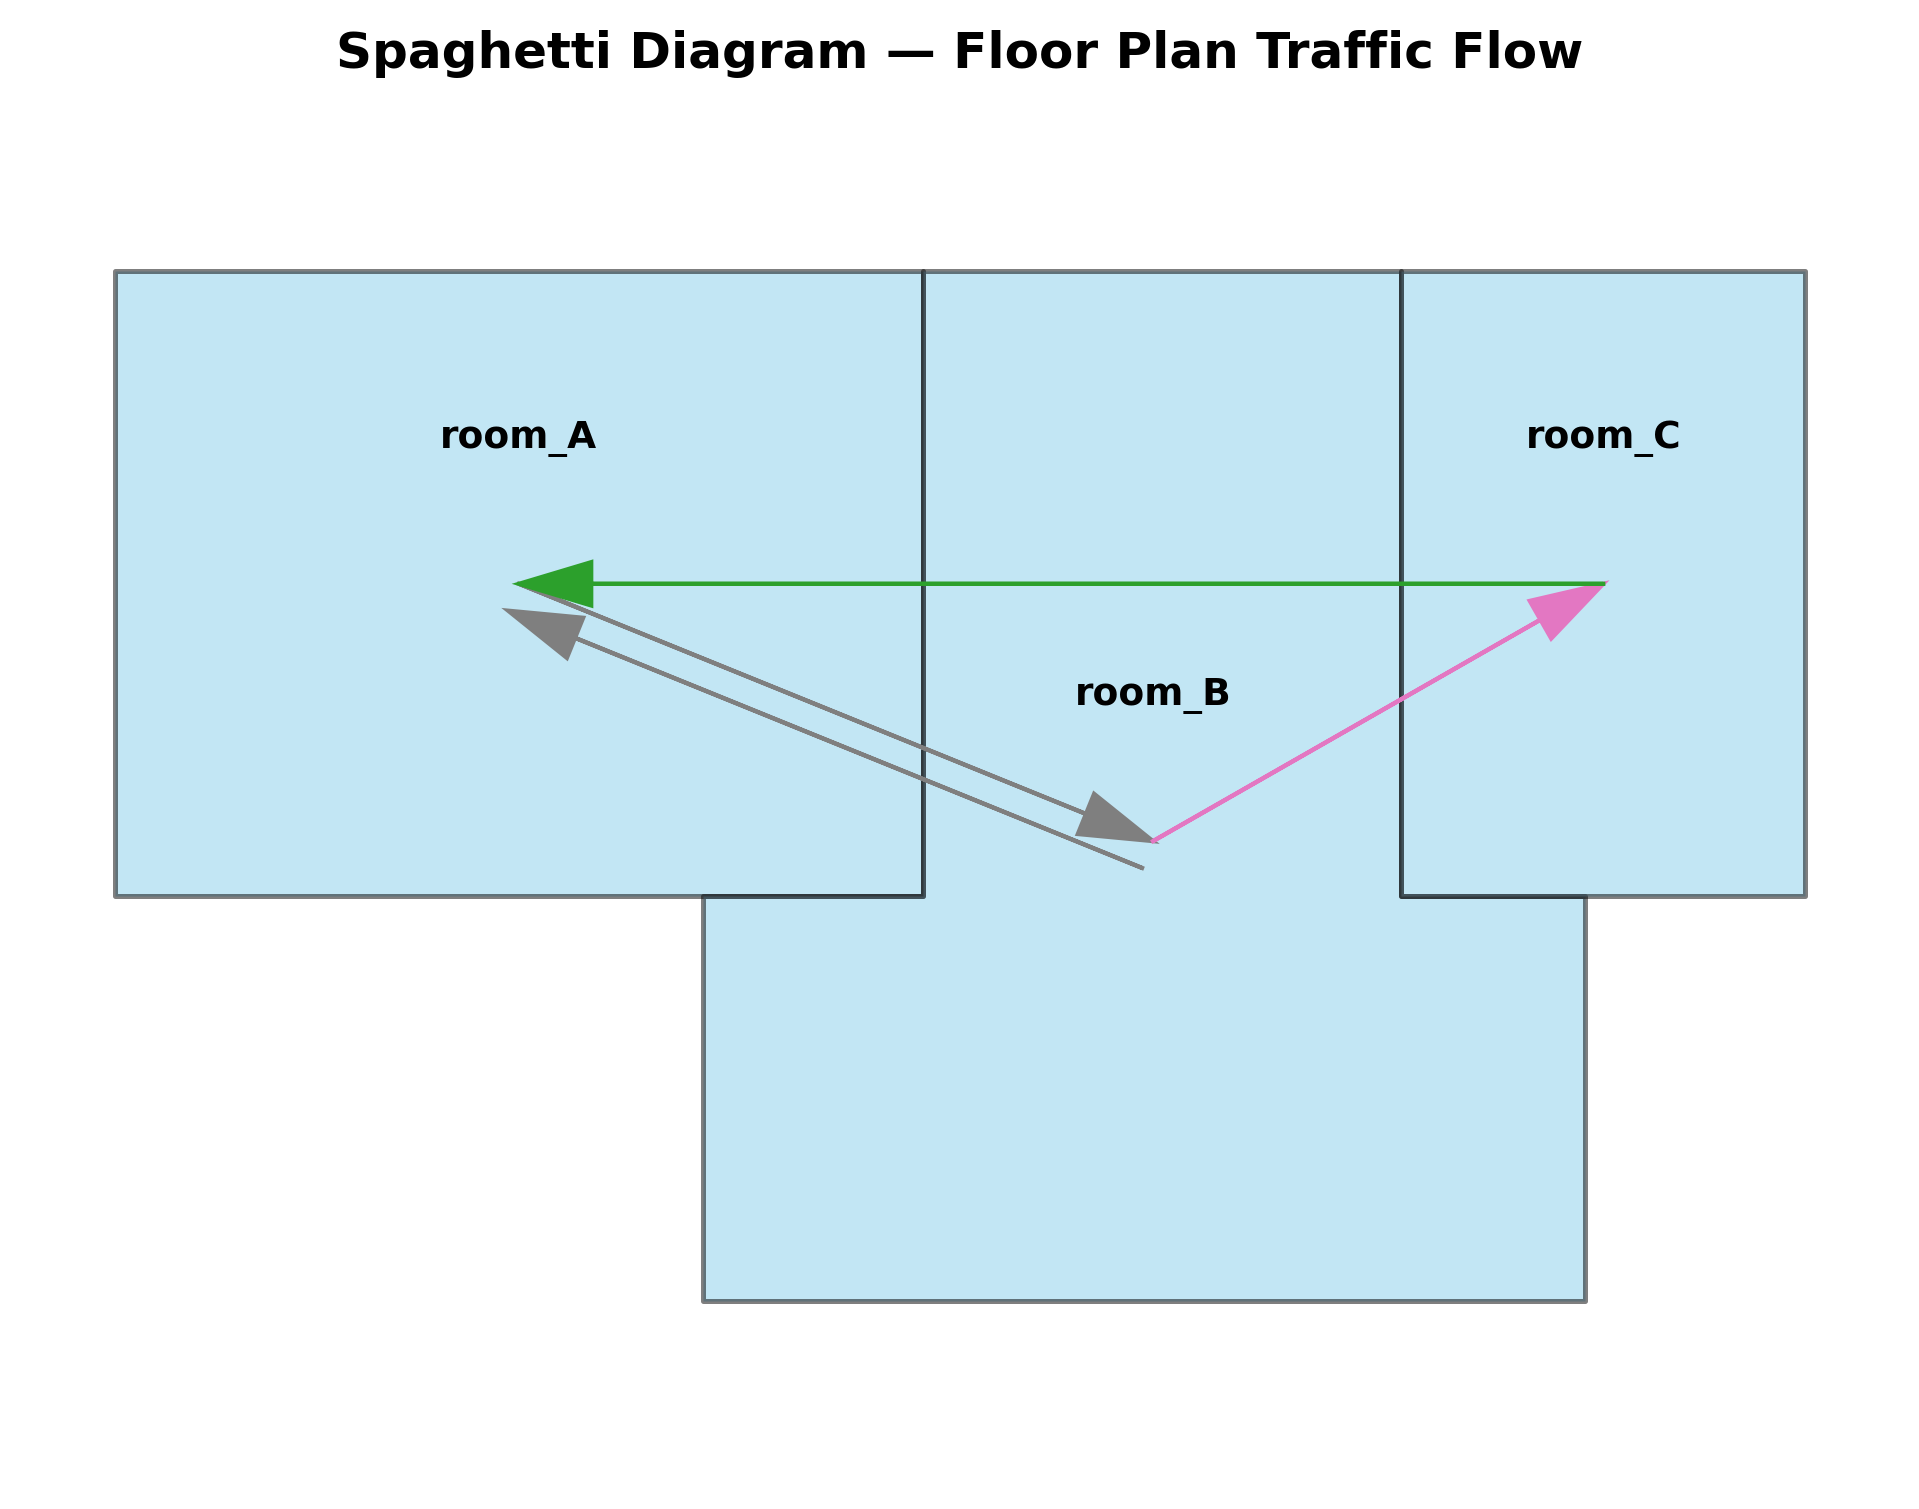

Source code (Python):
import json
import matplotlib.pyplot as plt
from matplotlib.patches import Polygon
from matplotlib.collections import PatchCollection
import numpy as np
import random
import matplotlib.colors as mcolors
import math

"""Load and return a JSON file as a Python object."""
def load_json(file_path: str):
    with open(file_path, "r") as f:
        return json.load(f)

"""Compute center of polygon (average of vertex coordinates)."""
def get_room_centroid(vertices):
    xs = [v["x"] for v in vertices]
    ys = [v["y"] for v in vertices]
    return np.mean(xs), np.mean(ys)

"""
Draw rooms as polygons on the provided matplotlib axis.
Returns a dict mapping room_id -> (centroid_x, centroid_y)
    
"""
def draw_rooms(ax, rooms):
    patches = []
    centroids = {}

    for room in rooms:
        verts = [(v["x"], v["y"]) for v in room["vertices"]]
        polygon = Polygon(verts, closed=True)
        patches.append(polygon)

        # Compute center of the polygons (room shapes)
        cx, cy = get_room_centroid(room["vertices"])
        centroids[room["id"]] = (cx, cy)

        # Add room label can change where the room label will be written
        ax.text(cx, cy + 1, room["id"], ha="center", va="center",
                fontsize=9, color="black", weight="bold")

    # Draw all polygons together and style of how rooms are drawn
    p = PatchCollection(patches, alpha=0.5, facecolor="skyblue",
                        edgecolor="black", linewidth=1.2)
    ax.add_collection(p)
    return centroids

"""
Draw arrows between rooms based on traffic_matrix counts.
Arrows are given a random color every time.
Repeated arrows between the same pair are slightly shifted so they don't overlap.
    
"""
def draw_arrows(ax, centroids, traffic_matrix, room_order):
    n = len(room_order)
    colors = list(mcolors.TABLEAU_COLORS.values())
    # Track how many arrows have been drawn between each room pair (both directions)
    arrow_counts = {}

    for i in range(n):
        for j in range(n):
            count = traffic_matrix[i][j]
            if count > 0:
                start = centroids[room_order[i]]
                end = centroids[room_order[j]]
                if start == end:
                    continue

                # Create a key for the pair (unordered) to track shifts
                pair_key = tuple(sorted([room_order[i], room_order[j]]))
                k = arrow_counts.get(pair_key, 0)  # how many arrows already drawn
                arrow_counts[pair_key] = k + 1

                # Compute arrow direction
                dx, dy = end[0] - start[0], end[1] - start[1]

                # Compute perpendicular shift
                dist = math.sqrt(dx**2 + dy**2)
                if dist != 0:
                    shift_magnitude = 0.2 * k  # shift distance grows with number of arrows
                    shift_x = -dy / dist * shift_magnitude
                    shift_y = dx / dist * shift_magnitude
                else:
                    shift_x = shift_y = 0

                # Apply shift to start and end positions
                start_shifted = (start[0] + shift_x, start[1] + shift_y)
                end_shifted   = (end[0] + shift_x, end[1] + shift_y)

                # Pick a random color for the arrow
                color = random.choice(colors)

                ax.arrow(start_shifted[0], start_shifted[1], 
                         end_shifted[0] - start_shifted[0], 
                         end_shifted[1] - start_shifted[1],
                         length_includes_head=True,
                         head_width=0.25 + 0.05 * count,
                         head_length=0.4 + 0.1 * count,
                         fc=color, ec=color, alpha=1,
                         linewidth=0.8 + 0.2 * count)

"""
Generate a spaghetti diagram from map and traffic data and save it as a PNG.

"""
def generate_spaghetti_diagram(map_file, traffic_file, output_file="spaghetti_diagram.png"):
    # Load data
    map_data = load_json(map_file)
    traffic_data = load_json(traffic_file)

    rooms = map_data["rooms"]
    traffic_matrix = traffic_data["traffic_matrix"]
    room_order = traffic_data["room_order"]

    # Setup figure
    fig, ax = plt.subplots(figsize=(8, 6))
    ax.set_title("Spaghetti Diagram — Floor Plan Traffic Flow", fontsize=12, weight="bold")
    ax.set_aspect("equal", adjustable="datalim")
    ax.axis('off')

    # Draw layout and arrows
    centroids = draw_rooms(ax, rooms)
    draw_arrows(ax, centroids, traffic_matrix, room_order)

    # Labels and grid (can add back if needed)
    """
    ax.set_xlabel("X (m)")
    ax.set_ylabel("Y (m)")
    ax.grid(True, linestyle="--", alpha=0.4)

    """

    # Save output
    plt.savefig(output_file, dpi=300, bbox_inches="tight")
    plt.close(fig)
    print(f"✅ Spaghetti diagram saved to: {output_file}")


if __name__ == "__main__":
    #change filenames as needed
    map_file = "/Users/dongj/CSE5911_Flowtrack/backend/FlowTrackServer/localRepository/input/maps/test_map_001.json"
    traffic_file = "/Users/dongj/CSE5911_Flowtrack/backend/FlowTrackServer/localRepository/output/test_output_bundles_transitions_out1.json"
    output_file = "spaghetti_diagram.png"

    generate_spaghetti_diagram(map_file, traffic_file, output_file)
